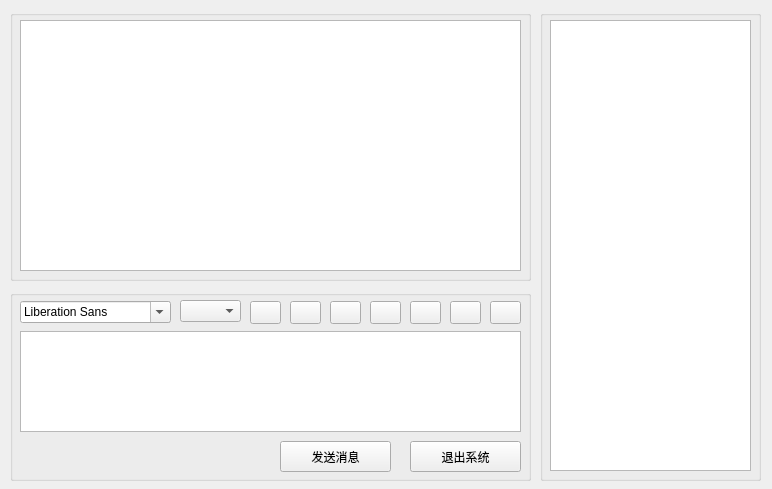
<?xml version="1.0" encoding="UTF-8"?>
<ui version="4.0">
 <class>MainWidget</class>
 <widget class="QWidget" name="MainWidget">
  <property name="geometry">
   <rect>
    <x>0</x>
    <y>0</y>
    <width>772</width>
    <height>489</height>
   </rect>
  </property>
  <property name="windowTitle">
   <string>局域网聊天工具软件--Version1.9</string>
  </property>
  <property name="windowIcon">
   <iconset resource="images.qrc">
    <normaloff>:/new/prefix1/images/logo.ico</normaloff>:/new/prefix1/images/logo.ico</iconset>
  </property>
  <property name="toolTip">
   <string>加粗</string>
  </property>
  <widget class="QTextBrowser" name="textBrowser">
   <property name="geometry">
    <rect>
     <x>20</x>
     <y>20</y>
     <width>501</width>
     <height>251</height>
    </rect>
   </property>
  </widget>
  <widget class="QFontComboBox" name="fontComboBox">
   <property name="geometry">
    <rect>
     <x>20</x>
     <y>301</y>
     <width>151</width>
     <height>22</height>
    </rect>
   </property>
  </widget>
  <widget class="QPushButton" name="pushButton_Bold">
   <property name="geometry">
    <rect>
     <x>250</x>
     <y>301</y>
     <width>31</width>
     <height>23</height>
    </rect>
   </property>
   <property name="toolTip">
    <string>加粗</string>
   </property>
   <property name="text">
    <string/>
   </property>
   <property name="icon">
    <iconset resource="images.qrc">
     <normaloff>:/new/prefix1/images/bold.png</normaloff>:/new/prefix1/images/bold.png</iconset>
   </property>
   <property name="autoDefault">
    <bool>true</bool>
   </property>
  </widget>
  <widget class="QPushButton" name="pushButton_Italic">
   <property name="geometry">
    <rect>
     <x>290</x>
     <y>301</y>
     <width>31</width>
     <height>23</height>
    </rect>
   </property>
   <property name="toolTip">
    <string>倾斜</string>
   </property>
   <property name="text">
    <string/>
   </property>
   <property name="icon">
    <iconset resource="images.qrc">
     <normaloff>:/new/prefix1/images/italic.png</normaloff>:/new/prefix1/images/italic.png</iconset>
   </property>
  </widget>
  <widget class="QPushButton" name="pushButton_Underline">
   <property name="geometry">
    <rect>
     <x>330</x>
     <y>301</y>
     <width>31</width>
     <height>23</height>
    </rect>
   </property>
   <property name="toolTip">
    <string>下划线</string>
   </property>
   <property name="text">
    <string/>
   </property>
   <property name="icon">
    <iconset resource="images.qrc">
     <normaloff>:/new/prefix1/images/under.png</normaloff>:/new/prefix1/images/under.png</iconset>
   </property>
  </widget>
  <widget class="QPushButton" name="pushButton_Color">
   <property name="geometry">
    <rect>
     <x>370</x>
     <y>301</y>
     <width>31</width>
     <height>23</height>
    </rect>
   </property>
   <property name="toolTip">
    <string>更改字体颜色</string>
   </property>
   <property name="text">
    <string/>
   </property>
   <property name="icon">
    <iconset resource="images.qrc">
     <normaloff>:/new/prefix1/images/color.png</normaloff>:/new/prefix1/images/color.png</iconset>
   </property>
  </widget>
  <widget class="QPushButton" name="pushButton_Sendfile">
   <property name="geometry">
    <rect>
     <x>410</x>
     <y>301</y>
     <width>31</width>
     <height>23</height>
    </rect>
   </property>
   <property name="toolTip">
    <string>文件传输</string>
   </property>
   <property name="text">
    <string/>
   </property>
   <property name="icon">
    <iconset resource="images.qrc">
     <normaloff>:/new/prefix1/images/send.png</normaloff>:/new/prefix1/images/send.png</iconset>
   </property>
  </widget>
  <widget class="QPushButton" name="pushButton_SaveFile">
   <property name="geometry">
    <rect>
     <x>450</x>
     <y>301</y>
     <width>31</width>
     <height>23</height>
    </rect>
   </property>
   <property name="toolTip">
    <string>保存聊天记录</string>
   </property>
   <property name="text">
    <string/>
   </property>
   <property name="icon">
    <iconset resource="images.qrc">
     <normaloff>:/new/prefix1/images/save.png</normaloff>:/new/prefix1/images/save.png</iconset>
   </property>
  </widget>
  <widget class="QPushButton" name="pushButton_ClearMsg">
   <property name="geometry">
    <rect>
     <x>490</x>
     <y>301</y>
     <width>31</width>
     <height>23</height>
    </rect>
   </property>
   <property name="toolTip">
    <string>清除聊天记录</string>
   </property>
   <property name="text">
    <string/>
   </property>
   <property name="icon">
    <iconset resource="images.qrc">
     <normaloff>:/new/prefix1/images/clear.png</normaloff>:/new/prefix1/images/clear.png</iconset>
   </property>
  </widget>
  <widget class="QTextEdit" name="textEdit_Msg">
   <property name="geometry">
    <rect>
     <x>20</x>
     <y>331</y>
     <width>501</width>
     <height>101</height>
    </rect>
   </property>
  </widget>
  <widget class="QTableWidget" name="tableWidget">
   <property name="geometry">
    <rect>
     <x>550</x>
     <y>20</y>
     <width>201</width>
     <height>451</height>
    </rect>
   </property>
  </widget>
  <widget class="QPushButton" name="pushButton_SendMsg">
   <property name="geometry">
    <rect>
     <x>280</x>
     <y>441</y>
     <width>111</width>
     <height>31</height>
    </rect>
   </property>
   <property name="text">
    <string>发送消息</string>
   </property>
  </widget>
  <widget class="QPushButton" name="pushButton_ExitSys">
   <property name="geometry">
    <rect>
     <x>410</x>
     <y>441</y>
     <width>111</width>
     <height>31</height>
    </rect>
   </property>
   <property name="text">
    <string>退出系统</string>
   </property>
  </widget>
  <widget class="QGroupBox" name="groupBox">
   <property name="geometry">
    <rect>
     <x>10</x>
     <y>290</y>
     <width>521</width>
     <height>191</height>
    </rect>
   </property>
   <property name="title">
    <string/>
   </property>
   <widget class="QComboBox" name="comboBox_Size">
    <property name="geometry">
     <rect>
      <x>170</x>
      <y>10</y>
      <width>61</width>
      <height>22</height>
     </rect>
    </property>
    <property name="currentText">
     <string/>
    </property>
   </widget>
  </widget>
  <widget class="QGroupBox" name="groupBox_2">
   <property name="geometry">
    <rect>
     <x>10</x>
     <y>10</y>
     <width>521</width>
     <height>271</height>
    </rect>
   </property>
   <property name="title">
    <string/>
   </property>
  </widget>
  <widget class="QGroupBox" name="groupBox_3">
   <property name="geometry">
    <rect>
     <x>540</x>
     <y>10</y>
     <width>221</width>
     <height>471</height>
    </rect>
   </property>
   <property name="title">
    <string/>
   </property>
  </widget>
  <zorder>groupBox</zorder>
  <zorder>groupBox_2</zorder>
  <zorder>groupBox_3</zorder>
  <zorder>textBrowser</zorder>
  <zorder>fontComboBox</zorder>
  <zorder>pushButton_Bold</zorder>
  <zorder>pushButton_Italic</zorder>
  <zorder>pushButton_Underline</zorder>
  <zorder>pushButton_Color</zorder>
  <zorder>pushButton_Sendfile</zorder>
  <zorder>pushButton_SaveFile</zorder>
  <zorder>pushButton_ClearMsg</zorder>
  <zorder>textEdit_Msg</zorder>
  <zorder>tableWidget</zorder>
  <zorder>pushButton_SendMsg</zorder>
  <zorder>pushButton_ExitSys</zorder>
 </widget>
 <resources>
  <include location="images.qrc"/>
 </resources>
 <connections/>
</ui>
